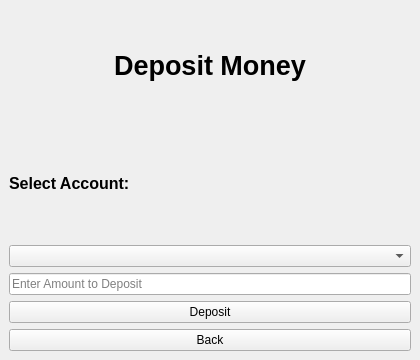
<?xml version="1.0" encoding="UTF-8"?>
<ui version="4.0">
 <class>MainWindow</class>

 <widget class="QMainWindow" name="MainWindow">
  <property name="geometry">
   <rect><x>0</x><y>0</y><width>420</width><height>360</height></rect>
  </property>

  <property name="windowTitle">
   <string>Deposit Money</string>
  </property>

  <widget class="QWidget" name="centralwidget">
   <layout class="QVBoxLayout">

    <!-- Title -->
    <item>
     <widget class="QLabel" name="labelTitle">
      <property name="text"><string>Deposit Money</string></property>
      <property name="alignment"><set>Qt::AlignCenter</set></property>
      <property name="font">
       <font><bold>true</bold><pointsize>20</pointsize></font>
      </property>
     </widget>
    </item>

    <!-- Account Selection Label -->
    <item>
     <widget class="QLabel" name="labelAccountHeading">
      <property name="text"><string>Select Account:</string></property>
      <property name="font"><font><bold>true</bold><pointsize>12</pointsize></font></property>
     </widget>
    </item>

    <!-- Account ComboBox -->
    <item>
     <widget class="QComboBox" name="accountCombo">
      <property name="minimumHeight"><number>35</number></property>
     </widget>
    </item>

    <!-- Amount Input -->
    <item>
     <widget class="QLineEdit" name="amountInput">
      <property name="placeholderText"><string>Enter Amount to Deposit</string></property>
     </widget>
    </item>

    <!-- Deposit Button -->
    <item>
     <widget class="QPushButton" name="btnDeposit">
      <property name="text"><string>Deposit</string></property>
      <property name="minimumHeight"><number>40</number></property>
     </widget>
    </item>

    <!-- Back Button -->
    <item>
     <widget class="QPushButton" name="btnBack">
      <property name="text"><string>Back</string></property>
      <property name="minimumHeight"><number>40</number></property>
     </widget>
    </item>

   </layout>
  </widget>

 </widget>

 <resources/>
 <connections/>
</ui>
